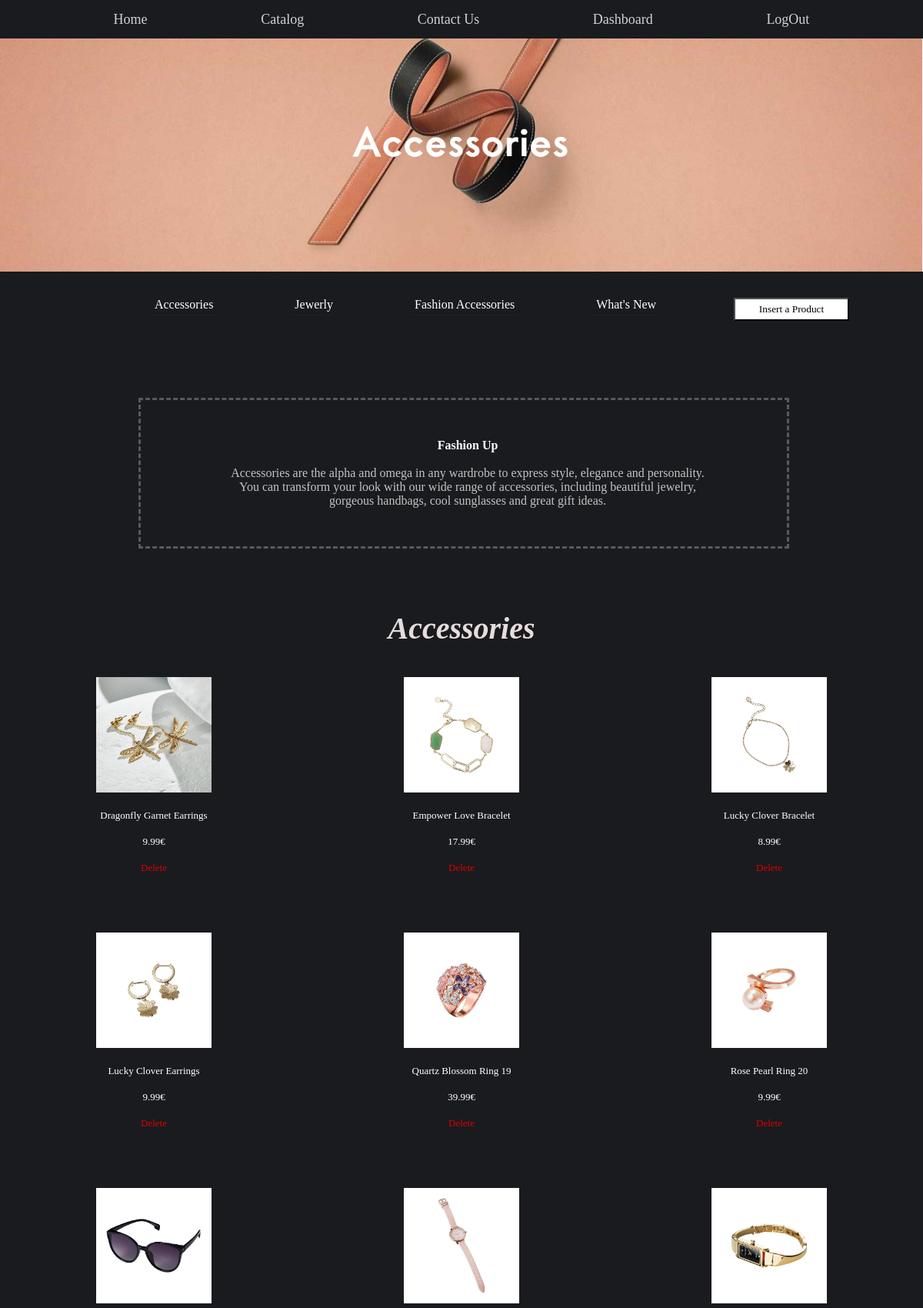
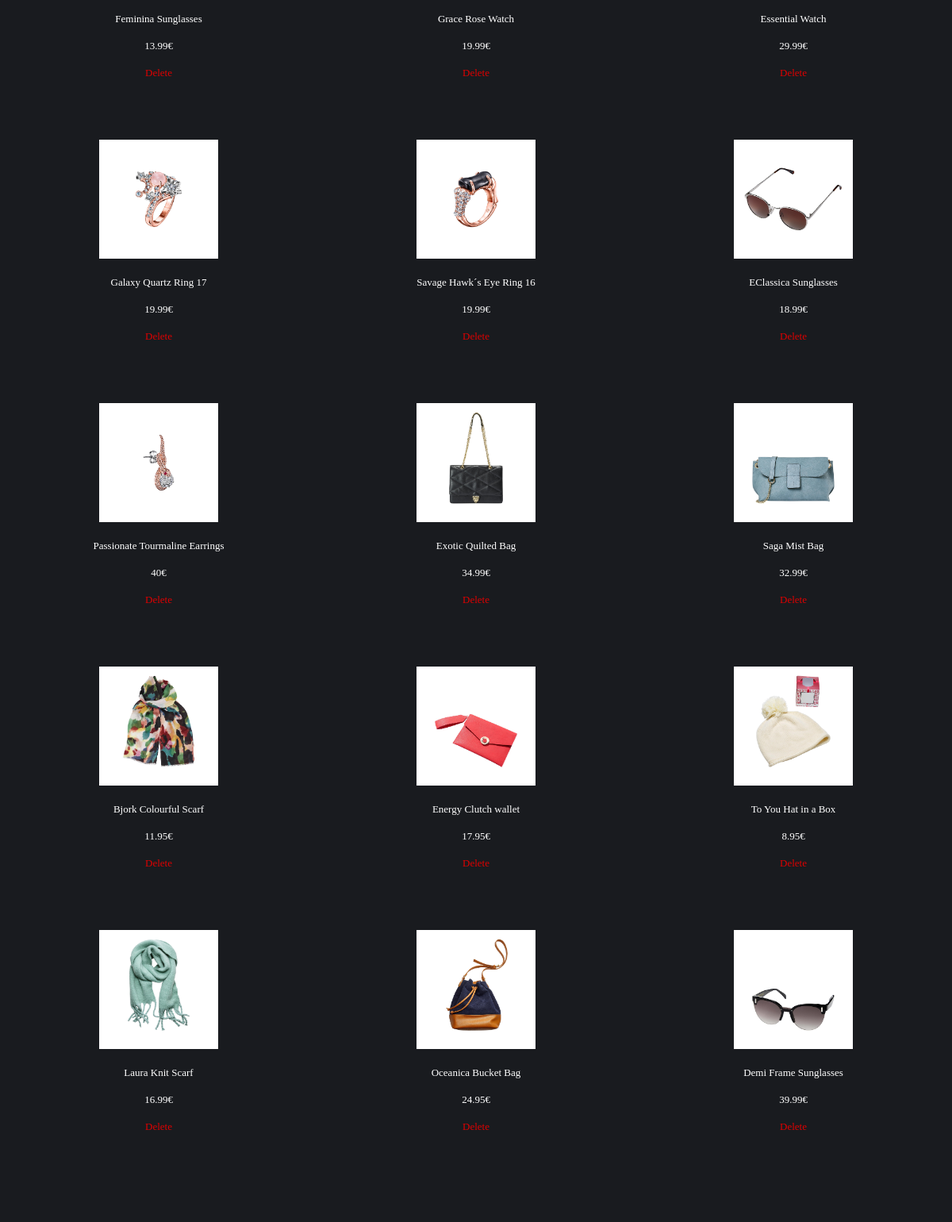
The app's page /views/accessories.php (signed in, upper part) with its own data (2 pictures, top to bottom).
### tables this page shows
CREATE TABLE `homepagedesc` (
  `Id` int(11) NOT NULL,
  `type` varchar(255) NOT NULL,
  `description` text NOT NULL
);

CREATE TABLE `products` (
  `id` int(11) NOT NULL,
  `name` varchar(255) NOT NULL,
  `category` varchar(255) NOT NULL,
  `lowerCategory` varchar(255) NOT NULL,
  `img_path` varchar(255) NOT NULL,
  `price` double NOT NULL
);

### components/databaseConfiguration.php (called while the page is built, shortened)
<?php
class DatabasePDOConfiguration {
    private $connection;
    private $host = "localhost";
    private $username = "root";
    private $dbName = "web";
    private $password = "";
    private function createConnection(){
        $this->connection = new PDO("mysql:host=$this->host;dbname=$this->dbName", $this->username, $this->password);
        $this->connection->setAttribute(PDO::ATTR_ERRMODE, PDO::ERRMODE_EXCEPTION);
    }
    protected function getConnection(){
        return $this->connection;
    }
}

### components/productMapper.php (called while the page is built, shortened)
<?php
require_once 'databaseConfiguration.php';
class ProductMapper extends DatabasePDOConfiguration{
    private $conn;
    public function __construct()
    {
        $this->conn = $this->getConnection();
    }
    public function getProductsByLowerCategory($lowerCategory){
        $this->query = "select * from products where lowerCategory=:lowerCategory";
        $statement = $this->conn->prepare($this->query);
        $statement->bindParam(":lowerCategory", $lowerCategory);
        $statement->execute();
        return $result = $statement->fetchAll(PDO::FETCH_ASSOC);
    }
}

### views/accessories.php (the view, shortened to what this page needs)
<?php
    require_once '../components/productMapper.php';
    require_once '../components/articleMapper.php';
    $mapper = new ArticleMapper();
    $mapper2 = new ProductMapper();
?>
<!DOCTYPE html>
<head>
    <link rel="stylesheet"  href="../style/accessories.css">
<body>
    <?php
        include("../reusableCode/header.php");
    ?>
    <main class="Accessories">
        <img src="../images/Accessories.PNG">
            <div class="Accessories">
                <ul id="ul1">
                <li id="li1"><a href="#Accessories">Accessories</a></li>
                <li id="li1"><a href="#Jewerly">Jewerly</a></li>
                <li id="li1"><a href="#FashionAccessories">Fashion Accessories</a></li>
                <li id="li1"><a href="#WhatsNew">What's New</a></li>
                <?php
                    if(isset($_SESSION['role']) && $_SESSION['role'] == '1'){
                ?>
                    <li><a href="insertProduct.php"><input type="submit" id='insertProd' name='insert' value="Insert a Product"></a></li>
                <?php
                    }
                ?>
            </div>
            <div id="description">
                <p id="pp"><b>Fashion Up</b></br></br>
                <?php
                    $object = $mapper->getDescriptionByType('Fashion-up');
                ?>
                </p>
            </div>
            <h4>Accessories</h4>
                <div id="Accessories" >
                        <?php
                        $products = $mapper2->getProductsByLowerCategory('Accessories');
                        foreach($products as $product){
                        ?>
                        <ul class="list">
                        <li><img src="<?php echo $product['img_path'];?>"></li><br>
                        <li><?php echo $product['name'];?></li><br>
                        <li><?php echo $product['price'];?>€</li><br>
                        <?php
                        if(isset($_SESSION['role']) && $_SESSION['role'] == '1'){
                        ?>
                        <li><a href=<?php echo "../components/deleteProduct.php?id=" . $product['id'];?>>Delete</a></li><br><br>
                        <?php
                            }
                        ?>
                         </ul>
                        <?php
                            }
                        ?>
                </div>
            <h4>Jewerly</h4>
    </main>
</body>
</html>

### components/articleMapper.php (shortened to what this page needs)
<?php
require_once 'databaseConfiguration.php';
class ArticleMapper extends DatabasePDOConfiguration{
    private $conn;
    public function __construct(){
        $this->conn = $this->getConnection();
    }
    public function getDescriptionByType($type){
        $this->query = "select * from homepagedesc where type=:type";
        $statement = $this->conn->prepare($this->query);
        $statement->bindParam(":type", $type);
        $statement->execute();
        while($result = $statement->fetch(PDO::FETCH_ASSOC)){
            echo $result['description'].'<br>';
        }
    }
}

### style/accessories.css (style rules this page uses)
* { margin:0; padding:0; background-color: #191b1f; font-family: century gothic; color:white; }
img { width:100% ; }
#ul1 { list-style-type: none; margin-top: 30px; padding-left: 100px; display: flex; flex-direction: row; justify-content: space-evenly; padding-bottom: 100px; }
#li1 a { padding: 5px 5px; text-decoration: none; border-bottom: 1px solid #1e2125; }
#pp { text-align: center; width: 630px; padding-left: 110px; padding-top: 50px; padding-bottom: 50px; color:rgb(197, 195, 195); }
h4 { color:rgb(231, 220, 220); font-size: 40px; text-align: center; font-style: italic; padding-top: 80px; }
#insertProd { width:150px; height:30px; background-color: white; color: black; }
#Accessories, #Jewerly, #FashionAccessories { display: flex; flex-direction: row; flex-wrap:wrap; justify-content: space-between; }
.list li { color: white; font-size: small; text-align: center; list-style-type: none; cursor: pointer; transition: 0.3s; width:200px; margin-right: 100px; margin-left: 100px; }
.list li img { width: 150px; height:150px; margin-top:40px; cursor: pointer; transition: 0.3s; }
.list li a { list-style-type: none; color: rgb(223, 0, 0); text-decoration: none; }
#description { border-style: dashed; border-style: 1px; border-color: rgb(90, 89, 89); width: 70%; margin-left: 15%; }

### records on screen
homepagedesc: description "Accessories are the alpha and omega in any wardrobe to express style, elegance and personality. You can transform your look with our wide range of accessories, including beautiful jewelry, gorgeous handbags, cool sunglasses and great gift ideas."
products: img_path (picture), name "Dragonfly Garnet Earrings", price "9.99"
products: img_path (picture), name "Empower Love Bracelet", price "17.99"
products: img_path (picture), name "Lucky Clover Bracelet", price "8.99"
products: img_path (picture), name "Lucky Clover Earrings", price "9.99"
products: img_path (picture), name "Quartz Blossom Ring 19", price "39.99"
products: img_path (picture), name "Rose Pearl Ring 20", price "9.99"
products: img_path (picture), name "Feminina Sunglasses", price "13.99"
products: img_path (picture), name "Grace Rose Watch", price "19.99"
products: img_path (picture), name "Essential Watch", price "29.99"
products: img_path (picture), name "Galaxy Quartz Ring 17", price "19.99"
products: img_path (picture), name "Savage Hawk´s Eye Ring 16", price "19.99"
products: img_path (picture), name "EClassica Sunglasses", price "18.99"
products: img_path (picture), name "Passionate Tourmaline Earrings", price "40"
products: img_path (picture), name "Exotic Quilted Bag", price "34.99"
products: img_path (picture), name "Saga Mist Bag", price "32.99"
products: img_path (picture), name "Bjork Colourful Scarf", price "11.95"
products: img_path (picture), name "Energy Clutch wallet", price "17.95"
products: img_path (picture), name "To You Hat in a Box", price "8.95"
products: img_path (picture), name "Laura Knit Scarf", price "16.99"
products: img_path (picture), name "Oceanica Bucket Bag", price "24.95"
products: img_path (picture), name "Demi Frame Sunglasses", price "39.99"
